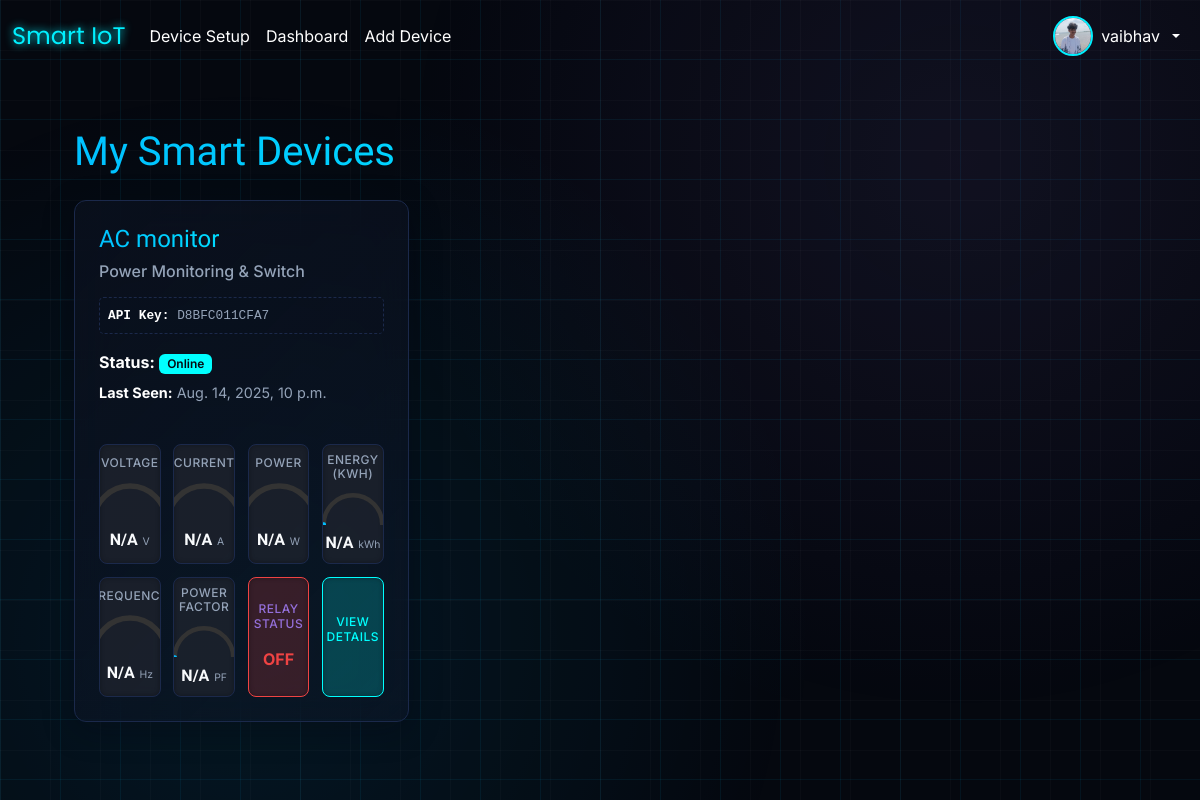
/dashboard/ (signed in), run on an earlier commit of the app's database.
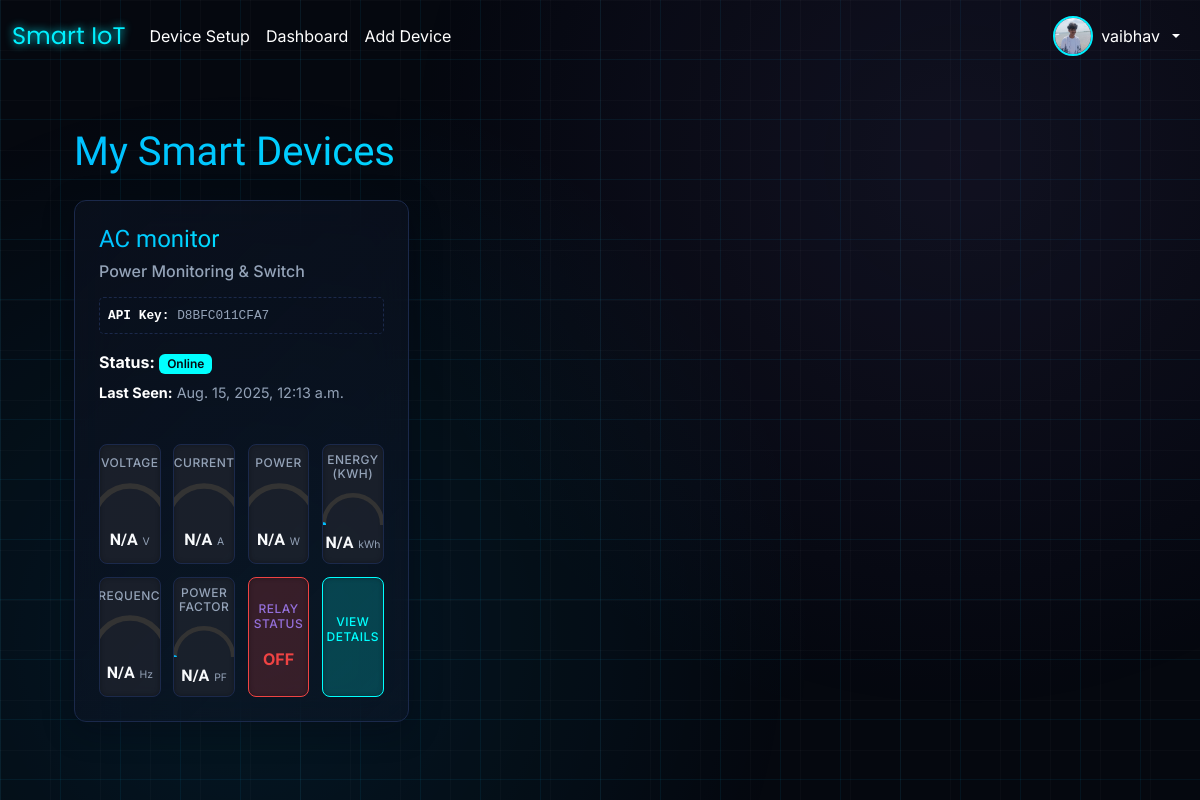
And on a later commit of the database.
### core/models.py (models this page shows, shortened)
class CustomUser(AbstractUser):
    GENDER_CHOICES = [
        ('M', 'Male'),
        ('F', 'Female'),
        ('O', 'Other'),
        ('N', 'Prefer not to say'),
    ]
    phone_number = models.CharField(max_length=15, blank=True, null=True, unique=True)
    date_of_birth = models.DateField(blank=True, null=True)
    gender = models.CharField(max_length=1, choices=GENDER_CHOICES, blank=True, null=True)
    address = models.TextField(blank=True, null=True)
    profile_picture = models.ImageField(upload_to='profile_pics/', blank=True, null=True)
    class Meta:
        verbose_name = 'User'
        verbose_name_plural = 'Users'

class Device(models.Model):
    device_api_key = models.CharField(max_length=36, unique=True, default=uuid.uuid4,
                                      help_text="Unique API key for the device, displayed on hardware")
    name = models.CharField(max_length=100, default="Unnamed Device")
    location = models.CharField(max_length=100, blank=True, null=True)
    owner = models.ForeignKey('core.CustomUser', on_delete=models.SET_NULL, null=True, blank=True, # Use string reference
                              help_text="The user who owns this device. Null if not yet registered.")
    is_online = models.BooleanField(default=False, help_text="Indicates if the device has recently checked in.")
    last_seen = models.DateTimeField(null=True, blank=True, help_text="Timestamp of the last successful communication.")
    created_at = models.DateTimeField(auto_now_add=True)
    is_registered = models.BooleanField(default=False,
                                        help_text="True if device is linked to a user account.")
    DEVICE_TYPES = [
        ('power_monitor', 'Power Monitoring & Switch'),
        ('water_level', 'Water Level Sensor'),
    ]
    device_type = models.CharField(max_length=50, choices=DEVICE_TYPES, default='power_monitor',
                                   help_text="The type of functionality this device provides.")
    class Meta:
        verbose_name = "IoT Device"
        verbose_name_plural = "IoT Devices"
        ordering = ['name']

### dashboard/views.py (the view)
# urls.py: path('', user_dashboard, name='user_dashboard'),
@login_required
def user_dashboard(request):
    user_devices = Device.objects.filter(owner=request.user, is_registered=True).order_by('last_seen')
    latest_data_ids = SensorData.objects.values('device_id').annotate(
        max_timestamp=Max('timestamp')
    ).values_list('id', flat=True)
    latest_data_entries = SensorData.objects.filter(
        id__in=latest_data_ids,
        device__in=user_devices
    ).select_related('device')
    latest_data_dict = {entry.device_id: entry for entry in latest_data_entries}
    devices_with_latest_data = []
    current_time = timezone.now()
    for device in user_devices:
        latest_data_entry = latest_data_dict.get(device.id)
        latest_data = latest_data_entry.data if latest_data_entry else {}
        is_online = False
        if latest_data_entry and device.last_seen:
            time_difference = current_time - device.last_seen
            if time_difference.total_seconds() < 300:
                is_online = True
        devices_with_latest_data.append({
            'device': device,
            'latest_data': latest_data,
            'is_online': is_online,
        })
    context = {
        'devices_with_latest_data': devices_with_latest_data
    }
    return render(request, 'dashboard/dashboard.html', context)

### dashboard/templates/dashboard/dashboard.html (shortened to what this page needs)
{% extends 'base.html' %}
{% load static %}
{% block head_extra %}
<link href="https://cdnjs.cloudflare.com/ajax/libs/lucide/0.263.1/lucide.min.css" rel="stylesheet">
<link href="https://unpkg.com/aos@2.3.1/dist/aos.css" rel="stylesheet">
{% endblock %}
{% block content %}
<div class="animated-grid"></div>
<div class="container-fluid-custom">
    <h2 class="mb-4 text-light">My Smart Devices</h2>
    {% if devices_with_latest_data %}
    <div class="row row-cols-1 row-cols-md-2 row-cols-lg-3 g-4">
        {% for item in devices_with_latest_data %}
        <div class="col" data-aos="fade-up" data-aos-delay="{{ forloop.counter0|add:1 }}00">
            <div class="card-custom h-100 p-4" data-device-id="{{ item.device.id }}">
                <div class="card-body d-flex flex-column">
                    <h5 class="card-title-custom">{{ item.device.name }}</h5>
                    <h6 class="card-subtitle-custom mb-3">{{ item.device.get_device_type_display }}</h6>
                    <p class="device-api-key">
                        <strong class="text-white">API Key:</strong> {{ item.device.device_api_key|default:"N/A" }}
                    </p>
                    <p class="mb-2">
                        <strong class="text-white">Status:</strong>
                        {% if item.device.is_online %}
                        <span class="badge badge-online">Online</span>
                        {% else %}
                        <span class="badge badge-offline">Offline</span>
                        {% endif %}
                    </p>
                    <p class="card-text mb-3" style="font-size: 0.9rem; color: var(--muted-foreground);">
                        <strong class="text-white">Last Seen:</strong> <span class="last-seen-text">{{item.device.last_seen|default:"N/A" }}</span>
                    </p>
                    {% if item.device.device_type == 'power_monitor' %}
                    <div class="gauge-grid">
                        <div class="gauge-box" id="voltage-gauge-{{ item.device.id }}">
                            <h6>Voltage</h6>
                            <svg class="gauge-svg" viewBox="0 0 100 50">
                                <path class="gauge-arc-bg" d="M10 50 A40 40 0 0 1 90 50" />
                                <path class="gauge-arc-fill" d="M10 50 A40 40 0 0 1 90 50"
                                    style="stroke-dasharray: 0 125.66;" />
                                <polygon class="gauge-needle" points="50,50 48,15 52,15"
                                    transform="rotate(-90 50 50)" />
                            </svg>
                            <div class="gauge-value-display">
                                <span class="gauge-value">N/A</span><span class="gauge-unit">V</span>
                            </div>
                        </div>
                        <div class="gauge-box" id="current-gauge-{{ item.device.id }}">
                            <h6>Current</h6>
                            <svg class="gauge-svg" viewBox="0 0 100 50">
                                <path class="gauge-arc-bg" d="M10 50 A40 40 0 0 1 90 50" />
                                <path class="gauge-arc-fill" d="M10 50 A40 40 0 0 1 90 50"
                                    style="stroke-dasharray: 0 125.66;" />
                                <polygon class="gauge-needle" points="50,50 48,15 52,15"
                                    transform="rotate(-90 50 50)" />
                            </svg>
                            <div class="gauge-value-display">
                                <span class="gauge-value">N/A</span><span class="gauge-unit">A</span>
                            </div>
                        </div>
                        <div class="gauge-box" id="power-gauge-{{ item.device.id }}">
                            <h6>Power</h6>
                            <svg class="gauge-svg" viewBox="0 0 100 50">
                                <path class="gauge-arc-bg" d="M10 50 A40 40 0 0 1 90 50" />
                                <path class="gauge-arc-fill" d="M10 50 A40 40 0 0 1 90 50"
                                    style="stroke-dasharray: 0 125.66;" />
                                <polygon class="gauge-needle" points="50,50 48,15 52,15"
                                    transform="rotate(-90 50 50)" />
                            </svg>
                            <div class="gauge-value-display">
                                <span class="gauge-value">N/A</span><span class="gauge-unit">W</span>
                            </div>
                        </div>
                        <div class="gauge-box" id="kwh-gauge-{{ item.device.id }}">
                            <h6>Energy (kWh)</h6>
                            <svg class="gauge-svg" viewBox="0 0 100 50">
                                <path class="gauge-arc-bg" d="M10 50 A40 40 0 0 1 90 50" />
                                <path class="gauge-arc-fill" d="M10 50 A40 40 0 0 1 90 50"
                                    style="stroke-dasharray: 0 125.66;" />
                                <polygon class="gauge-needle" points="50,50 48,15 52,15"
                                    transform="rotate(-90 50 50)" />
                            </svg>
                            <div class="gauge-value-display">
                                <span class="gauge-value">N/A</span><span class="gauge-unit">kWh</span>
                            </div>
                        </div>
                        <div class="gauge-box" id="frequency-gauge-{{ item.device.id }}">
                            <h6>Frequency</h6>
                            <svg class="gauge-svg" viewBox="0 0 100 50">
                                <path class="gauge-arc-bg" d="M10 50 A40 40 0 0 1 90 50" />
                                <path class="gauge-arc-fill" d="M10 50 A40 40 0 0 1 90 50"
                                    style="stroke-dasharray: 0 125.66;" />
                                <polygon class="gauge-needle" points="50,50 48,15 52,15"
                                    transform="rotate(-90 50 50)" />
                            </svg>
                            <div class="gauge-value-display">
                                <span class="gauge-value">N/A</span><span class="gauge-unit">Hz</span>
                            </div>
                        </div>
                        <div class="gauge-box" id="pf-gauge-{{ item.device.id }}">
                            <h6>Power Factor</h6>
                            <svg class="gauge-svg" viewBox="0 0 100 50">
                                <path class="gauge-arc-bg" d="M10 50 A40 40 0 0 1 90 50" />
                                <path class="gauge-arc-fill" d="M10 50 A40 40 0 0 1 90 50"
                                    style="stroke-dasharray: 0 125.66;" />
                                <polygon class="gauge-needle" points="50,50 48,15 52,15"
                                    transform="rotate(-90 50 50)" />
                            </svg>
                            <div class="gauge-value-display">
                                <span class="gauge-value">N/A</span><span class="gauge-unit">PF</span>
                            </div>
                        </div>
                        <div class="relay-gauge-box {% if item.latest_data.relay_state %}on{% else %}off{% endif %}"
                            id="relay-status-gauge-{{ item.device.id }}">
                            <h6>Relay Status</h6>
                            {% if item.latest_data.relay_state %}
                            <i class="lucide lucide-power text-primary"></i><span>ON</span>
                            {% else %}
                            <span>OFF</span>
                            {% endif %}
                        </div>
                        <a href="{% url 'dashboard:device_detail' item.device.id %}" class="action-button-gauge">
                            <h6>View Details</h6>
                        </a>
                    </div>
                    {% else %}
                    <div class="mt-auto">
                        <p class="card-text text-muted">No specific data available for this device type.</p>
                        <a href="{% url 'dashboard:device_detail' item.device.id %}"
                            class="btn-custom btn-outline-primary-custom mt-3">View Details & Control</a>
                    </div>
                    {% endif %}
                </div>
            </div>
        </div>
        {% endfor %}
    </div>
    {% endif %}
</div>
{% endblock %}

### core/templates/base.html (shortened to what this page needs)
{% load static %}
<!DOCTYPE html>
<html lang="en">
<head>
    <link href="https://cdn.jsdelivr.net/npm/bootstrap@5.3.3/dist/css/bootstrap.min.css" rel="stylesheet">
    {% block head_extra %}{% endblock %}
</head>
<body>
    <nav class="navbar navbar-expand-lg navbar-dark sticky-top">
        <div class="container-fluid">
            <a class="navbar-brand"
                href="{% if user.is_authenticated %}{% url 'dashboard:user_dashboard' %}{% else %}{% url 'homepage' %}{% endif %}">
                Smart IoT
            </a>
            <div class="collapse navbar-collapse" id="navbarNav">
                <ul class="navbar-nav me-auto mb-2 mb-lg-0">
                    <li class="nav-item"><a class="nav-link" href="{% url 'device_onboarding' %}">Device Setup</a></li>
                    {% if user.is_authenticated %}
                    <li class="nav-item"><a class="nav-link" href="{% url 'dashboard:user_dashboard' %}">Dashboard</a>
                    </li>
                    <li class="nav-item"><a class="nav-link" href="{% url 'add_device_to_user' %}">Add Device</a></li>
                    {% endif %}
                </ul>
                <ul class="navbar-nav">
                    {% if user.is_authenticated %}
                    <li class="nav-item dropdown">
                        <a class="nav-link dropdown-toggle d-flex align-items-center gap-2" href="#">
                            <img src="{% if user.profile_picture %}{{ user.profile_picture.url }}{% else %}{% static 'images/default-profile.png' %}{% endif %}"
                                class="profile-img" alt="Profile">
                            {{ user.username }}
                        </a>
                    </li>
                    {% else %}
                    <li class="nav-item"><a class="nav-link btn btn-outline-light me-2"
                            href="{% url 'login' %}">Login</a></li>
                    <li class="nav-item"><a class="nav-link btn btn-outline-info" href="{% url 'register' %}">Sign
                            Up</a></li>
                    {% endif %}
                </ul>
            </div>
        </div>
    </nav>
    <main class="container mt-4">
        {% block content %}{% endblock %}
    </main>
</body>
</html>

### core/templates/base.html (style rules this page uses)
body { font-family: 'Inter', sans-serif; background-color: #0e0e0e; color: #fff; }
.navbar-brand { font-family: 'Poppins', sans-serif; color: #00f0ff !important; font-size: 1.5rem; text-shadow: 0 0 8px #00f0ff; }
.nav-link { color: #fff !important; position: relative; }
.profile-img { width: 40px; height: 40px; border-radius: 50%; border: 2px solid #00f0ff; object-fit: cover; }

What changed in the data, as far as the page shows it:
changed Device "AC monitor": device.last_seen "Aug. 14, 2025, 10 p.m." → "Aug. 15, 2025, 12:13 a.m."
